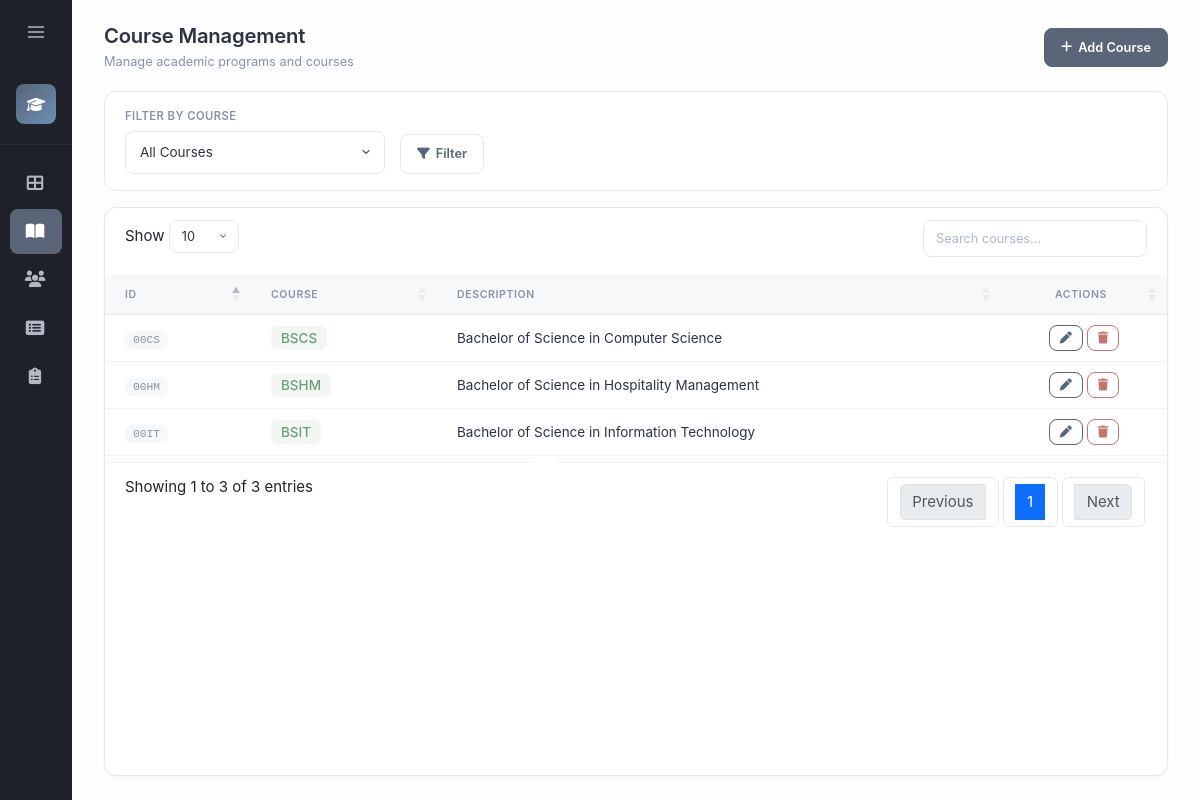
/pages/courses.php, run on an earlier commit of the app's database.
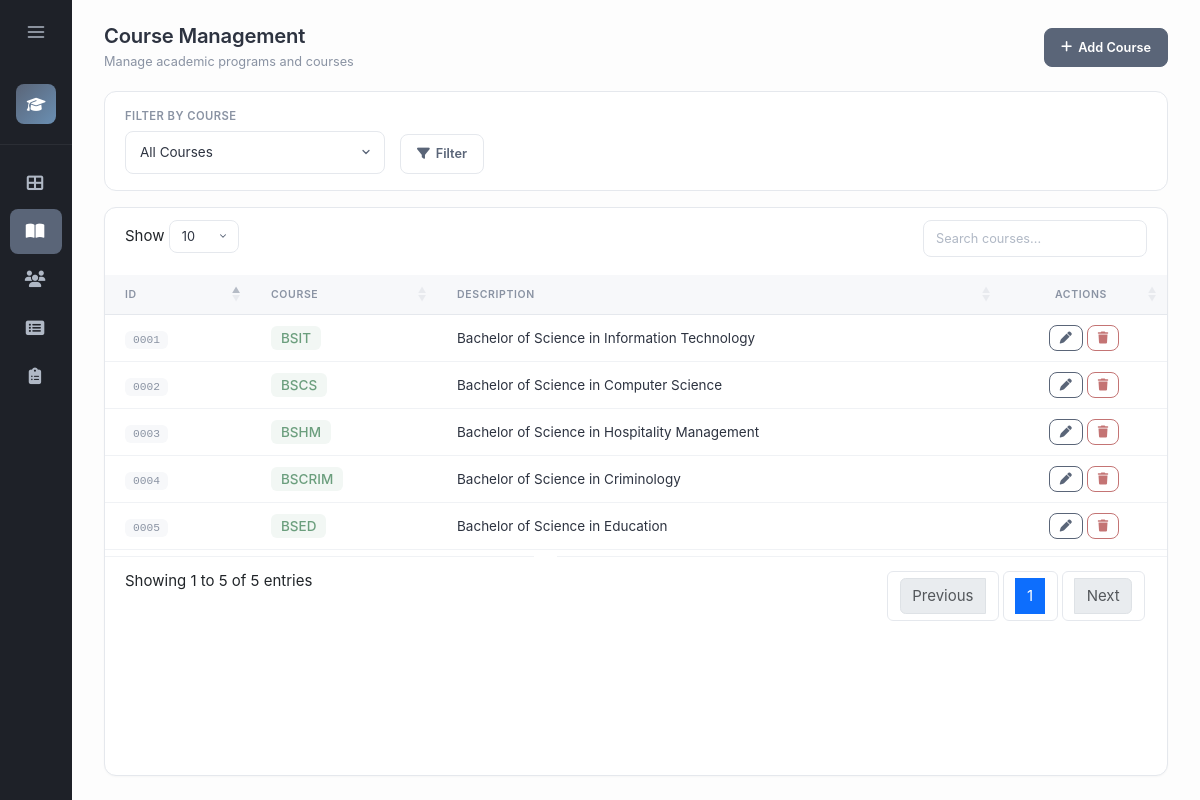
And on a later commit of the database.
### tables this page shows
CREATE TABLE `course` (
  `courseID` varchar(10) NOT NULL,
  `course_code` varchar(20) NOT NULL,
  `description` varchar(100) NOT NULL,
  PRIMARY KEY (`courseID`)
);

### pages/courses.php (the view, shortened to what this page needs)
<?php
require '../config/db.php';
$sql = "SELECT * FROM course WHERE 1=1";
$params = [];
$sql .= " ORDER BY courseID ASC";
$stmt = $pdo->prepare($sql);
$stmt->execute($params);
$courses = $stmt->fetchAll();
?>
<?php include '../includes/sidebar.php'; ?>
<div class="main-content">
    <div class="page-header">
        <div>
            <h1 class="page-title">Course Management</h1>
            <p class="page-subtitle">Manage academic programs and courses</p>
        </div>
        <button class="btn btn-primary" data-bs-toggle="modal" data-bs-target="#addCourseModal">
            <i class="fas fa-plus"></i>
            <span>Add Course</span>
        </button>
    </div>
    <div class="filter-section">
        <form method="GET" class="d-flex gap-3 align-items-end">
            <div style="flex: 1; max-width: 260px;">
                <label class="form-label">Filter by Course</label>
                <select name="code" class="form-select">
                    <option value="">All Courses</option>
                </select>
            </div>
            <button type="submit" class="btn btn-secondary">
                <i class="fas fa-filter"></i>
                <span>Filter</span>
            </button>
        </form>
    </div>
    <div class="card flex-fill">
        <div class="table-wrapper">
            <table id="coursesTable" class="table table-hover">
                <thead>
                    <tr>
                        <th style="padding-left: 20px; width: 100px;">ID</th>
                        <th style="width: 140px;">Course</th>
                        <th>Description</th>
                        <th class="text-center" style="width: 120px;">Actions</th>
                    </tr>
                </thead>
                <tbody>
                <?php foreach ($courses as $c): ?>
                <tr>
                    <td style="padding-left: 20px;">
                        <span class="badge-id"><?php echo str_pad($c['courseID'], 4, '0', STR_PAD_LEFT); ?></span>
                    </td>
                    <td><span class="badge-course"><?php echo htmlspecialchars($c['course_code']); ?></span></td>
                    <td><?php echo htmlspecialchars($c['description']); ?></td>
                    <td class="text-center">
                        <button type="button" class="btn btn-outline-primary btn-sm edit-btn"
                                data-id="<?php echo $c['courseID']; ?>"
                                data-code="<?php echo htmlspecialchars($c['course_code']); ?>"
                                data-desc="<?php echo htmlspecialchars($c['description']); ?>"
                                data-bs-toggle="modal" data-bs-target="#editCourseModal"
                                title="Edit">
                            <i class="fas fa-pen"></i>
                        </button>
                        <form method="POST" class="d-inline delete-form">
                            <button type="button" class="btn btn-outline-danger btn-sm delete-btn" title="Delete">
                                <i class="fas fa-trash"></i>
                            </button>
                        </form>
                    </td>
                </tr>
                <?php endforeach; ?>
            </tbody>
        </table>
        </div>
    </div>
</div>
</body>
</html>

### includes/sidebar.php (shortened to what this page needs)
<!DOCTYPE html>
<html lang="en">
<head>
    <?php include 'header_styles.php'; ?>
</head>
<body>
    <div class="sidebar" id="sidebar">
        <div class="sidebar-toggle-area">
            <button id="toggleBtn" aria-label="Toggle sidebar">
                <svg width="20" height="20" viewBox="0 0 24 24" fill="none" stroke="currentColor" stroke-width="2" stroke-linecap="round" stroke-linejoin="round">
                    <line x1="3" y1="6" x2="21" y2="6"></line>
                    <line x1="3" y1="12" x2="21" y2="12"></line>
                    <line x1="3" y1="18" x2="21" y2="18"></line>
                </svg>
            </button>
        </div>
        <div class="brand-box">
            <div class="brand-logo"><i class="fas fa-graduation-cap"></i></div>
        </div>
        <div class="nav-menu">
            <a href="dashboard.php" class="nav-link <?php echo basename($_SERVER['PHP_SELF']) == 'dashboard.php' ? 'active' : ''; ?>">
                <i class="fas fa-th-large"></i><span>Dashboard</span>
            </a>
            <a href="courses.php" class="nav-link <?php echo basename($_SERVER['PHP_SELF']) == 'courses.php' ? 'active' : ''; ?>">
                <i class="fas fa-book-open"></i><span>Courses</span>
            </a>
            <a href="students.php" class="nav-link <?php echo basename($_SERVER['PHP_SELF']) == 'students.php' ? 'active' : ''; ?>">
                <i class="fas fa-users"></i><span>Student List</span>
            </a>
            <a href="curriculum.php" class="nav-link <?php echo basename($_SERVER['PHP_SELF']) == 'curriculum.php' ? 'active' : ''; ?>">
                <i class="fas fa-list-alt"></i><span>Curriculum</span>
            </a>
            <a href="enrollments.php" class="nav-link <?php echo basename($_SERVER['PHP_SELF']) == 'enrollments.php' ? 'active' : ''; ?>">
                <i class="fas fa-clipboard-list"></i><span>Enrollments</span>
            </a>
        </div>
    </div>
    <div class="content" id="content">

### includes/header_styles.php
<link href="../assets/css/bootstrap.min.css" rel="stylesheet">
<link href="../assets/css/all.min.css" rel="stylesheet">
<link href="../assets/css/dataTables.bootstrap5.min.css" rel="stylesheet">
<link href="../assets/css/app.css" rel="stylesheet">

What changed in the data, as far as the page shows it:
removed course: courseID "00CS", course_code "BSCS", description "Bachelor of Science in Computer Science"
removed course: courseID "00HM", course_code "BSHM", description "Bachelor of Science in Hospitality Management"
removed course: courseID "00IT", course_code "BSIT", description "Bachelor of Science in Information Technology"
added course: courseID "0001", course_code "BSIT", description "Bachelor of Science in Information Technology"
added course: courseID "0002", course_code "BSCS", description "Bachelor of Science in Computer Science"
added course: courseID "0003", course_code "BSHM", description "Bachelor of Science in Hospitality Management"
added course: courseID "0004", course_code "BSCRIM", description "Bachelor of Science in Criminology"
added course: courseID "0005", course_code "BSED", description "Bachelor of Science in Education"
Also different on the page:
text written by a page script: "Show Showing 1 to 3 of 3 entries Previous 1 Next" → "Show Showing 1 to 5 of 5 entries Previous 1 Next"
